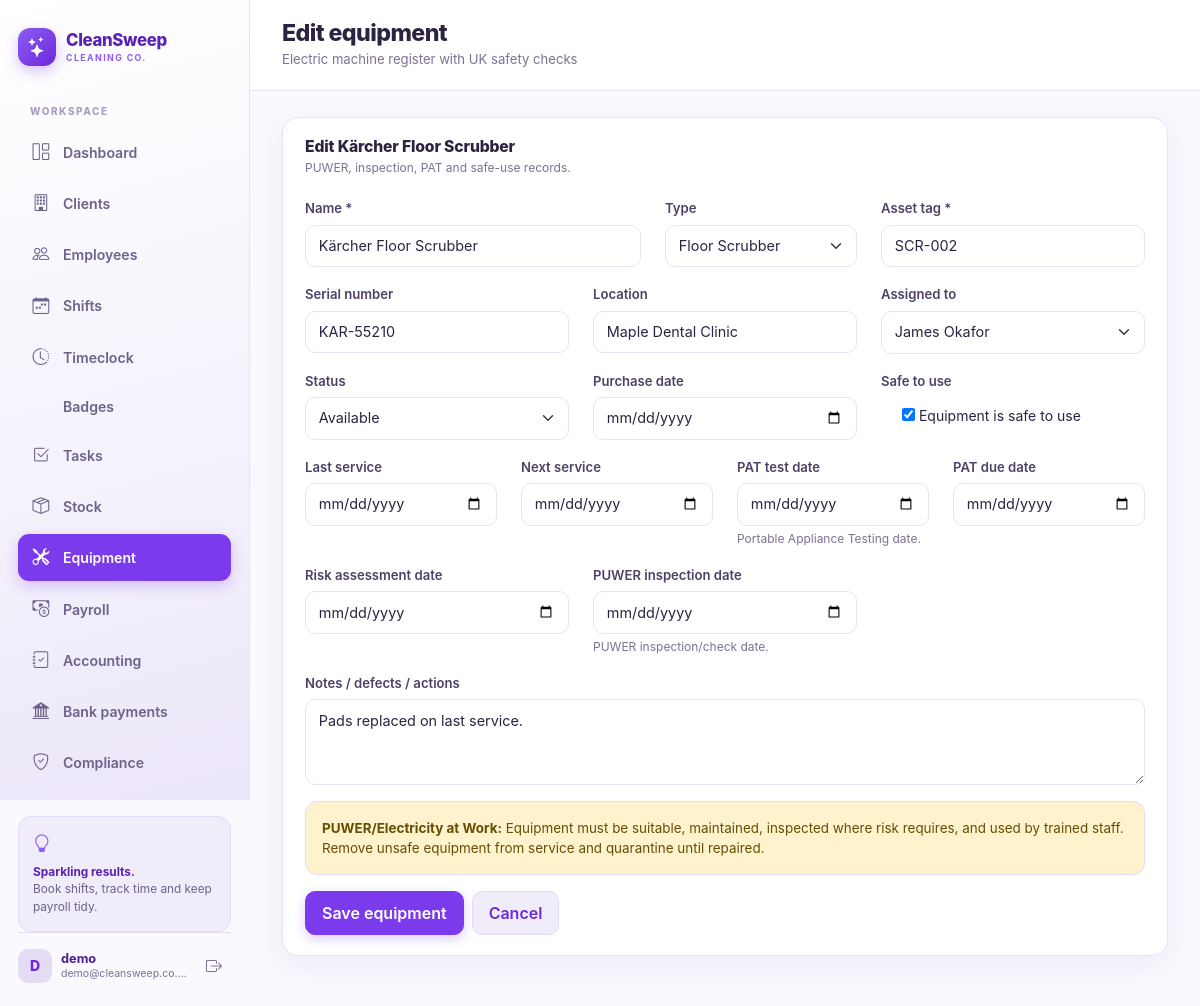
Screenshot of /inventory/equipment/8/edit/ (signed in) with the database file from the repository.
### inventory/models.py (models this page shows, shortened)
class Equipment(models.Model):
    EQUIPMENT_TYPE_CHOICES = (
        ("vacuum", "Vacuum"),
        ("scrubber", "Floor Scrubber"),
        ("carpet_cleaner", "Carpet Cleaner"),
        ("steam_cleaner", "Steam Cleaner"),
        ("blower", "Blower / Dryer"),
        ("other", "Other"),
    )
    STATUS_CHOICES = (
        ("available", "Available"),
        ("in_use", "In Use"),
        ("maintenance", "Maintenance"),
        ("quarantine", "Quarantined / Unsafe"),
        ("retired", "Retired"),
    )
    name = models.CharField(max_length=140)
    equipment_type = models.CharField(max_length=20, choices=EQUIPMENT_TYPE_CHOICES, default="other")
    asset_tag = models.CharField(max_length=60, unique=True)
    serial_number = models.CharField(max_length=80, blank=True, default="")
    location = models.CharField(max_length=120, blank=True, default="")
    assigned_to = models.ForeignKey(
        "employees.Employee", on_delete=models.SET_NULL, null=True, blank=True, related_name="assigned_equipment"
    )
    status = models.CharField(max_length=12, choices=STATUS_CHOICES, default="available")
    purchase_date = models.DateField(null=True, blank=True)
    last_service_date = models.DateField(null=True, blank=True)
    next_service_date = models.DateField(null=True, blank=True)
    pat_test_date = models.DateField(null=True, blank=True, help_text="Portable Appliance Testing date.")
    pat_due_date = models.DateField(null=True, blank=True)
    risk_assessment_date = models.DateField(null=True, blank=True)
    puwer_inspection_date = models.DateField(null=True, blank=True, help_text="PUWER inspection/check date.")
    is_safe_to_use = models.BooleanField(default=True)
    notes = models.TextField(blank=True, default="")
    created_at = models.DateTimeField(auto_now_add=True)
    class Meta:
        ordering = ["name"]

### inventory/views.py (the view)
# urls.py: path("equipment/<int:pk>/edit/", views.equipment_edit, name="equipment_edit"),
@login_required
def equipment_edit(request, pk):
    eq = get_object_or_404(Equipment, pk=pk)
    form = EquipmentForm(request.POST or None, instance=eq)
    if request.method == "POST" and form.is_valid():
        form.save()
        messages.success(request, f"Equipment '{eq.name}' updated.")
        return redirect("equipment_list")
    return render(request, "inventory/equipment_form.html", {"form": form, "equipment": eq})

### inventory/forms.py (shortened to what this page needs)
class EquipmentForm(forms.ModelForm):
    class Meta:
        model = Equipment
        fields = [
            "name", "equipment_type", "asset_tag", "serial_number", "location", "assigned_to", "status",
            "purchase_date", "last_service_date", "next_service_date", "pat_test_date", "pat_due_date",
            "risk_assessment_date", "puwer_inspection_date", "is_safe_to_use", "notes",
        ]
        widgets = {
            "purchase_date": forms.DateInput(attrs={"type": "date"}),
            "last_service_date": forms.DateInput(attrs={"type": "date"}),
            "next_service_date": forms.DateInput(attrs={"type": "date"}),
            "pat_test_date": forms.DateInput(attrs={"type": "date"}),
            "pat_due_date": forms.DateInput(attrs={"type": "date"}),
            "risk_assessment_date": forms.DateInput(attrs={"type": "date"}),
            "puwer_inspection_date": forms.DateInput(attrs={"type": "date"}),
            "notes": forms.Textarea(attrs={"rows": 3}),
        }

### core/templatetags/form_tags.py (called while the page is built)
@register.filter
def bootstrap_field(field):
    widget = field.field.widget
    css = "form-control"
    if isinstance(widget, (forms.CheckboxInput, forms.RadioSelect)):
        css = "form-check-input"
    elif isinstance(widget, forms.Select):
        css = "form-select"
    if field.errors:
        css += " is-invalid"
    attrs = dict(widget.attrs)
    attrs["class"] = " ".join(filter(None, [attrs.get("class"), css]))
    html = [field.as_widget(attrs=attrs)]
    if field.field.help_text:
        html.append(
            f'<div class="form-text text-muted-small">{escape(field.field.help_text)}</div>'
        )
    if field.errors:
        errors = "".join(f"<div>{escape(error)}</div>" for error in field.errors)
        html.append(f'<div class="invalid-feedback d-block">{errors}</div>')
    return mark_safe("".join(html))

### employees/models.py (called while the page is built)
    def __str__(self):
        return self.full_name

### inventory/templates/inventory/equipment_form.html (shortened to what this page needs)
{% extends "core/base.html" %}
{% load form_tags %}
{% block page_title %}{% if equipment %}Edit equipment{% else %}Add equipment{% endif %}{% endblock %}
{% block page_subtitle %}Electric machine register with UK safety checks{% endblock %}
{% block page_content %}
<div class="panel" style="max-width: 980px;">
  <div class="panel-head"><div><h3 class="panel-title">{% if equipment %}Edit {{ equipment.name }}{% else %}New equipment{% endif %}</h3><p class="panel-sub">PUWER, inspection, PAT and safe-use records.</p></div></div>
  <div class="panel-body">
    <form method="post" novalidate>
      <div class="row">
        <div class="col-md-5 mb-3"><label class="form-label">Name *</label>{{ form.name|bootstrap_field }}</div>
        <div class="col-md-3 mb-3"><label class="form-label">Type</label>{{ form.equipment_type|bootstrap_field }}</div>
        <div class="col-md-4 mb-3"><label class="form-label">Asset tag *</label>{{ form.asset_tag|bootstrap_field }}</div>
      </div>
      <div class="row">
        <div class="col-md-4 mb-3"><label class="form-label">Serial number</label>{{ form.serial_number|bootstrap_field }}</div>
        <div class="col-md-4 mb-3"><label class="form-label">Location</label>{{ form.location|bootstrap_field }}</div>
        <div class="col-md-4 mb-3"><label class="form-label">Assigned to</label>{{ form.assigned_to|bootstrap_field }}</div>
      </div>
      <div class="row">
        <div class="col-md-4 mb-3"><label class="form-label">Status</label>{{ form.status|bootstrap_field }}</div>
        <div class="col-md-4 mb-3"><label class="form-label">Purchase date</label>{{ form.purchase_date|bootstrap_field }}</div>
        <div class="col-md-4 mb-3"><label class="form-label">Safe to use</label><div class="form-check mt-2">{{ form.is_safe_to_use }} <label class="form-check-label" for="{{ form.is_safe_to_use.id_for_label }}">Equipment is safe to use</label></div></div>
      </div>
      <div class="row">
        <div class="col-md-3 mb-3"><label class="form-label">Last service</label>{{ form.last_service_date|bootstrap_field }}</div>
        <div class="col-md-3 mb-3"><label class="form-label">Next service</label>{{ form.next_service_date|bootstrap_field }}</div>
        <div class="col-md-3 mb-3"><label class="form-label">PAT test date</label>{{ form.pat_test_date|bootstrap_field }}</div>
        <div class="col-md-3 mb-3"><label class="form-label">PAT due date</label>{{ form.pat_due_date|bootstrap_field }}</div>
      </div>
      <div class="row">
        <div class="col-md-4 mb-3"><label class="form-label">Risk assessment date</label>{{ form.risk_assessment_date|bootstrap_field }}</div>
        <div class="col-md-4 mb-3"><label class="form-label">PUWER inspection date</label>{{ form.puwer_inspection_date|bootstrap_field }}</div>
      </div>
      <div class="mb-3"><label class="form-label">Notes / defects / actions</label>{{ form.notes|bootstrap_field }}</div>
      <div class="alert alert-warning soft-alert"><strong>PUWER/Electricity at Work:</strong> Equipment must be suitable, maintained, inspected where risk requires, and used by trained staff. Remove unsafe equipment from service and quarantine until repaired.</div>
      <div class="d-flex gap-2"><button class="btn btn-purple" type="submit">Save equipment</button><a href="{% url 'equipment_list' %}" class="btn btn-light-purple">Cancel</a></div>
    </form>
  </div>
</div>
{% endblock %}

### core/templates/core/base.html (shortened to what this page needs)
{% load static form_tags %}<!doctype html>
<html lang="en">
<head>
  <link rel="stylesheet" href="{% static 'vendor/bootstrap/bootstrap.min.css' %}">
  <link rel="stylesheet" href="{% static 'vendor/bootstrap-icons/bootstrap-icons.min.css' %}">
  <link rel="stylesheet" href="{% static 'cleaning/css/theme.css' %}">
</head>
<body class="{% if not user.is_authenticated %}auth-body{% endif %}">
{% if user.is_authenticated %}
  {% with nav_name=request.resolver_match.url_name %}
  <div class="app-shell">
    <aside class="sidebar d-none d-lg-flex">
      <a href="{% url 'dashboard' %}" class="brand">
        <span class="brand-mark"><i class="bi bi-stars"></i></span>
        <span class="brand-text">CleanSweep<small>CLEANING CO.</small></span>
      </a>
      <div class="sidebar-label">WORKSPACE</div>
      <nav class="sidebar-nav">
        <a href="{% url 'dashboard' %}" class="nav-link {% if nav_name == 'dashboard' %}active{% endif %}">
          <i class="bi bi-grid-1x2"></i><span>Dashboard</span>
        </a>
        <a href="{% url 'client_list' %}" class="nav-link {% if nav_name == 'client' or nav_name == 'client_form' or nav_name == 'client_delete' %}active{% endif %}">
          <i class="bi bi-building"></i><span>Clients</span>
        </a>
        <a href="{% url 'employee_list' %}" class="nav-link {% if nav_name == 'employee' or nav_name == 'employee_form' or nav_name == 'employee_delete' %}active{% endif %}">
          <i class="bi bi-people"></i><span>Employees</span>
        </a>
        <a href="{% url 'shift_list' %}" class="nav-link {% if nav_name == 'shift' %}active{% endif %}">
          <i class="bi bi-calendar-week"></i><span>Shifts</span>
        </a>
        <a href="{% url 'timeclock_home' %}" class="nav-link {% if nav_name == 'timeclock' or nav_name == 'time_entry' %}active{% endif %}">
          <i class="bi bi-clock-history"></i><span>Timeclock</span>
        </a>
        <a href="{% url 'badge_list' %}" class="nav-link {% if nav_name == 'badge' %}active{% endif %}">
          <span>Badges</span>
        </a>
        <a href="{% url 'task_list' %}" class="nav-link {% if nav_name == 'task' %}active{% endif %}">
          <i class="bi bi-check2-square"></i><span>Tasks</span>
        </a>
        <a href="{% url 'stock_list' %}" class="nav-link {% if 'stock' in nav_name or nav_name == 'inventory' %}active{% endif %}">
          <i class="bi bi-box-seam"></i><span>Stock</span>
        </a>
        <a href="{% url 'equipment_list' %}" class="nav-link {% if 'equipment' in nav_name %}active{% endif %}">
          <i class="bi bi-tools"></i><span>Equipment</span>
        </a>
        <a href="{% url 'payroll_home' %}" class="nav-link {% if nav_name == 'payroll' or nav_name == 'payslip' or nav_name == 'payroll_config' %}active{% endif %}">
          <i class="bi bi-cash-coin"></i><span>Payroll</span>
        </a>
        <a href="{% url 'accounting_payment_list' %}" class="nav-link {% if nav_name == 'accounting' %}active{% endif %}">
          <i class="bi bi-journal-check"></i><span>Accounting</span>
        </a>
        <a href="{% url 'banking_home' %}" class="nav-link {% if nav_name == 'banking_home' %}active{% endif %}">
          <i class="bi bi-bank2"></i><span>Bank payments</span>
        </a>
        <a href="{% url 'compliance' %}" class="nav-link {% if nav_name == 'compliance' %}active{% endif %}">
          <i class="bi bi-shield-check"></i><span>Compliance</span>
        </a>
      </nav>
      <div class="sidebar-tip">
        <i class="bi bi-lightbulb"></i>
        <p><strong>Sparkling results.</strong><br>Book shifts, track time and keep payroll tidy.</p>
      </div>
      <div class="sidebar-user mt-auto">
        <span class="avatar">{{ user.username|slice:":1"|upper }}</span>
        <span class="user-meta"><strong>{{ user.username }}</strong><small>{{ user.email|truncatechars:22 }}</small></span>
        <form action="{% url 'logout' %}" method="post" class="ms-auto">
          <button type="submit" class="btn btn-icon" title="Sign out" aria-label="Sign out"><i class="bi bi-box-arrow-right"></i></button>
        </form>
      </div>
    </aside>
    <div class="app-main">
      <header class="topbar">
        <div class="me-auto">
          <h1 class="page-title">{% block page_title %}Dashboard{% endblock %}</h1>
          <div class="page-subtitle">{% block page_subtitle %}Clean operations at a glance{% endblock %}</div>
        </div>
      </header>
      <main class="content">
        {% block page_content %}{% endblock %}
      </main>
    </div>
  </div>
  {% endwith %}
{% endif %}
</body>
</html>

### rows the page displays
Equipment: name "Kärcher Floor Scrubber", equipment_type "Floor Scrubber", asset_tag "SCR-002", serial_number "KAR-55210", location "Maple Dental Clinic", assigned_to "James Okafor", status "Available", is_safe_to_use "☑", notes "Pads replaced on last service."

### other values shown
{{ user.username|slice:":1"|upper }} "D"
{{ user.username }} "demo"
{{ user.email|truncatechars:22 }} "demo@cleansweep.co.…"
